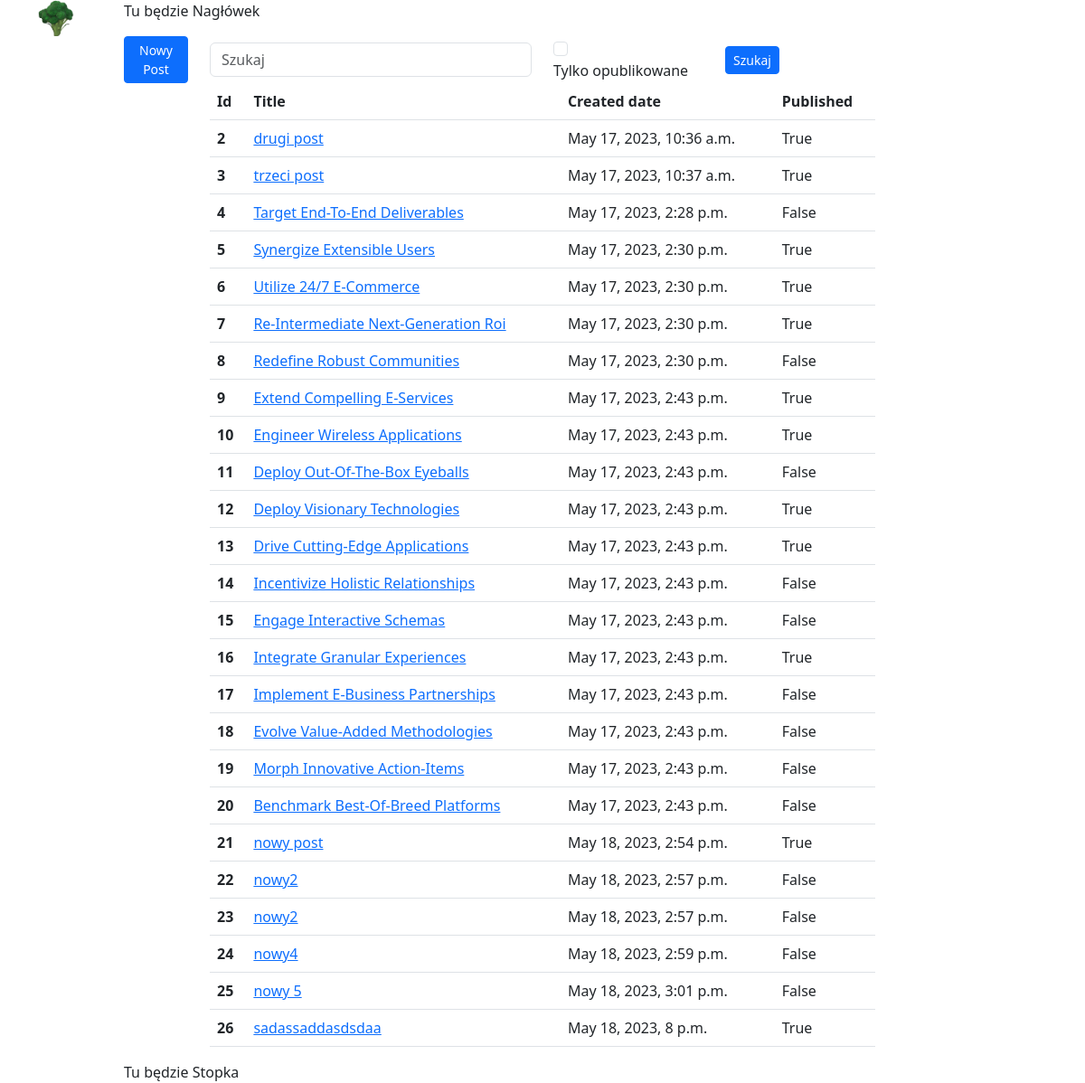
/posts/, run on the app's committed database.
### posts/models.py (models this page shows, shortened)
class Post(models.Model):
    title = models.CharField(max_length=255)
    content = models.TextField()
    published = models.BooleanField(default=False)
    created = models.DateTimeField(auto_now_add=True)
    modified = models.DateTimeField(auto_now=True)

### posts/views.py (the view)
# urls.py: path('', posts_list, name='list'),
def posts_list(request):
    q = request.GET.get('q')
    context = {}
    posts = Post.objects
    if q:
        posts = posts.filter(title__contains=q)
        context['q'] = q
    if request.GET.get('p'):
        context['p'] = 'on'
        posts = posts.filter(published=True)
    posts = posts.all()
    context['posts'] = posts
    return render(request, 'posts/list.html', context)

### posts/templates/posts/list.html (shortened to what this page needs)
{% extends "main/base.html" %}
{% block content %}
<form>
    <div class="row align-items-center">
        <div class="col-1">
                        <a class="btn btn-sm btn-primary" href="{% url 'posts:add'%}">Nowy Post</a>
        </div>
        <div class="col-4">
            <input type="text" class="form-control" id="queryString" name="q" value="{{q}}", placeholder="Szukaj">
        </div>
        <div class="col-2">
            <input type="checkbox" class="form-check-input" id="queryChecked" name="p" {% if p %} checked="True" {% endif %}}>
            <label class="form-check-label" for="queryChecked">Tylko opublikowane</label>
        </div>
        <div class="col-2">
            <button class="btn btn-sm btn-primary" type="submit" value="Szukaj">Szukaj</button>
        </div>
    </div>
</form>
<div class="row">
    <div class="col">
    </div>
    <div class="col-8">
        <table class="table table-hover">
            <thead>
            <tr>
                <th scope="col">Id</th>
                <th scope="col">Title</th>
                <th scope="col">Created date</th>
                <th scope="col">Published</th>
            </tr>
            </thead>
            <tbody>
            {% for post in posts %}
            <tr>
                <th scope="row">{{post.id}}</th>
                <td><a href="{% url 'posts:details' post.id %}">{{post.title}}</a></td>
                <td>{{post.created}}</td>
                <td>{{post.published}}</td>
            </tr>
            {% endfor %}
            </tbody>
        </table>
    </div>
    <div class="col">
    </div>
</div>
{% endblock %}

### main/templates/main/base.html (shortened to what this page needs)
{% load static %}
<!DOCTYPE html>
<html lang="en">
<head>
    <link href="https://cdn.jsdelivr.net/npm/bootstrap@5.3.0-alpha3/dist/css/bootstrap.min.css" rel="stylesheet"
>
</head>
<body>
<div class="container">
    <div class="row">
        <div class="col">
            <img src="{% static 'main/img/logo.png' %}" width="40" height="40"/>
        </div>
        <div class="col-10">
            Tu będzie Nagłówek
        </div>
        <div class="col">
        </div>
    </div>
    {% block content %}
    {% endblock %}
    <div class="row">
        <div class="col">
        </div>
        <div class="col-10">
            Tu będzie Stopka
        </div>
        <div class="col">
        </div>
    </div>
</div>
</body>
</html>

### data on the page
Post: id "2", title "drugi post", created "May 17, 2023, 10:36 a.m.", published "True"
Post: id "3", title "trzeci post", created "May 17, 2023, 10:37 a.m.", published "True"
Post: id "4", title "Target End-To-End Deliverables", created "May 17, 2023, 2:28 p.m.", published "False"
Post: id "5", title "Synergize Extensible Users", created "May 17, 2023, 2:30 p.m.", published "True"
Post: id "6", title "Utilize 24/7 E-Commerce", created "May 17, 2023, 2:30 p.m.", published "True"
Post: id "7", title "Re-Intermediate Next-Generation Roi", created "May 17, 2023, 2:30 p.m.", published "True"
Post: id "8", title "Redefine Robust Communities", created "May 17, 2023, 2:30 p.m.", published "False"
Post: id "9", title "Extend Compelling E-Services", created "May 17, 2023, 2:43 p.m.", published "True"
Post: id "10", title "Engineer Wireless Applications", created "May 17, 2023, 2:43 p.m.", published "True"
Post: id "11", title "Deploy Out-Of-The-Box Eyeballs", created "May 17, 2023, 2:43 p.m.", published "False"
Post: id "12", title "Deploy Visionary Technologies", created "May 17, 2023, 2:43 p.m.", published "True"
Post: id "13", title "Drive Cutting-Edge Applications", created "May 17, 2023, 2:43 p.m.", published "True"
Post: id "14", title "Incentivize Holistic Relationships", created "May 17, 2023, 2:43 p.m.", published "False"
Post: id "15", title "Engage Interactive Schemas", created "May 17, 2023, 2:43 p.m.", published "False"
Post: id "16", title "Integrate Granular Experiences", created "May 17, 2023, 2:43 p.m.", published "True"
Post: id "17", title "Implement E-Business Partnerships", created "May 17, 2023, 2:43 p.m.", published "False"
Post: id "18", title "Evolve Value-Added Methodologies", created "May 17, 2023, 2:43 p.m.", published "False"
Post: id "19", title "Morph Innovative Action-Items", created "May 17, 2023, 2:43 p.m.", published "False"
Post: id "20", title "Benchmark Best-Of-Breed Platforms", created "May 17, 2023, 2:43 p.m.", published "False"
Post: id "21", title "nowy post", created "May 18, 2023, 2:54 p.m.", published "True"
Post: id "22", title "nowy2", created "May 18, 2023, 2:57 p.m.", published "False"
Post: id "23", title "nowy2", created "May 18, 2023, 2:57 p.m.", published "False"
Post: id "24", title "nowy4", created "May 18, 2023, 2:59 p.m.", published "False"
Post: id "25", title "nowy 5", created "May 18, 2023, 3:01 p.m.", published "False"
Post: id "26", title "sadassaddasdsdaa", created "May 18, 2023, 8 p.m.", published "True"
